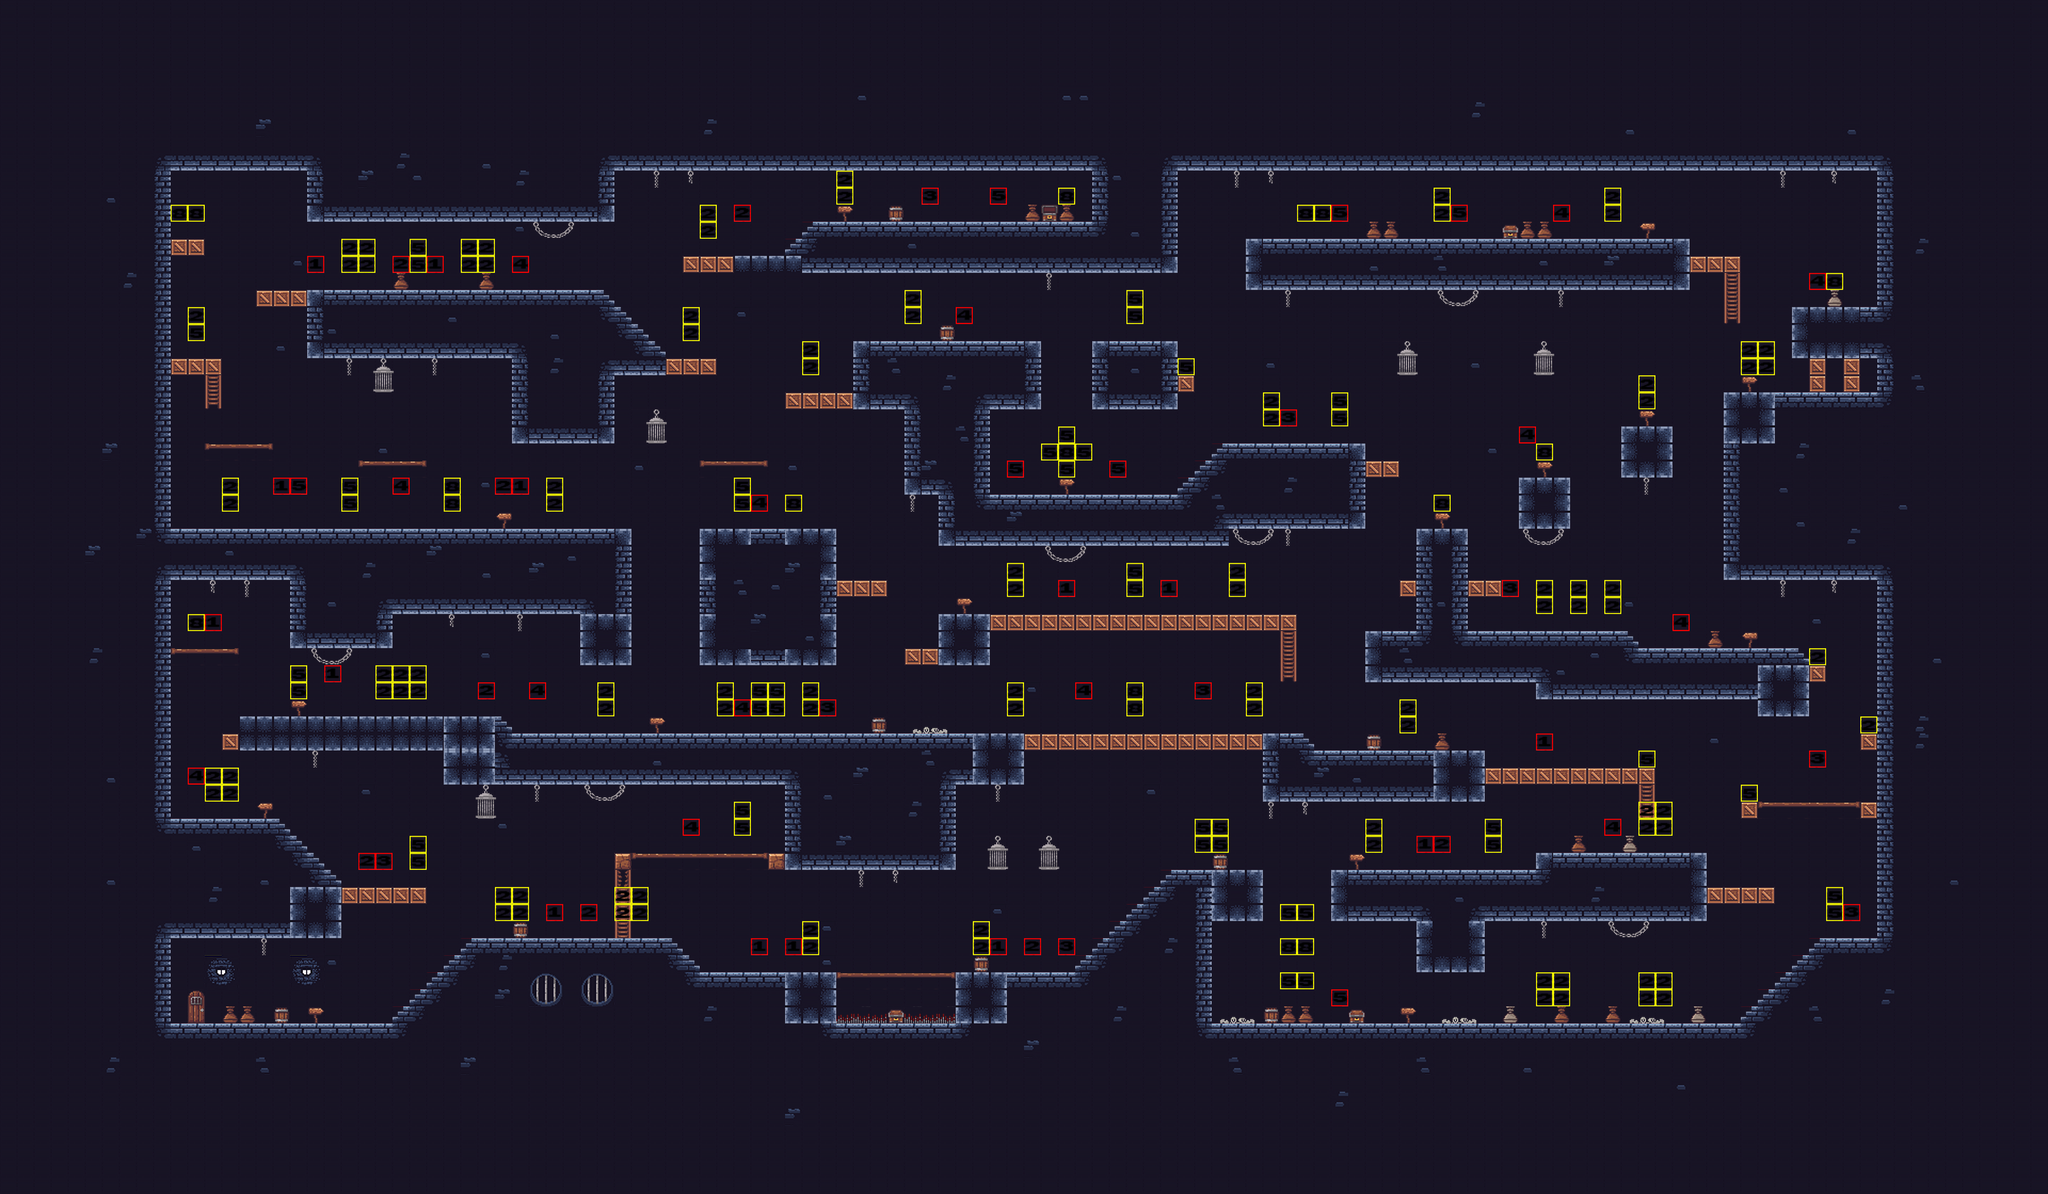

The image is a tile-based game level rendered from a .tmx file. Its description and source (layers, tilesets, objects; grid data summarised) follow:
An orthogonal 120x70 tile map with 32x32 px tiles, 4 tile layers (bg, g, fg, item).

<map version="1.9" tiledversion="1.9.2" orientation="orthogonal" renderorder="right-down" width="120" height="70" tilewidth="32" tileheight="32" infinite="0" nextlayerid="5" nextobjectid="1">
 <editorsettings>
  <export target="dungeon_map.json" format="json" />
 </editorsettings>
 <tileset firstgid="1" name="dungeon_map" tilewidth="32" tileheight="32" tilecount="270" columns="15">
  <image source="dungeon_map.png" width="480" height="576" />
  <tile id="1">
   <properties>
    <property name="atk" type="int" value="5" />
    <property name="def" type="int" value="0" />
    <property name="heal" type="int" value="0" />
    <property name="maxhp" type="int" value="20" />
    <property name="monster" value="01" />
    <property name="rebirth" type="int" value="20" />
    <property name="score" type="int" value="10" />
   </properties>
  </tile>
  <tile id="2">
   <properties>
    <property name="atk" type="int" value="7" />
    <property name="def" type="int" value="2" />
    <property name="heal" type="int" value="1" />
    <property name="maxhp" type="int" value="50" />
    <property name="monster" value="02" />
    <property name="rebirth" type="int" value="20" />
    <property name="score" type="int" value="20" />
   </properties>
  </tile>
  <tile id="3">
   <properties>
    <property name="atk" type="int" value="10" />
    <property name="def" type="int" value="2" />
    <property name="heal" type="int" value="1" />
    <property name="maxhp" type="int" value="100" />
    <property name="monster" value="03" />
    <property name="rebirth" type="int" value="20" />
    <property name="score" type="int" value="30" />
   </properties>
  </tile>
  <tile id="4">
   <properties>
    <property name="atk" type="int" value="15" />
    <property name="def" type="int" value="5" />
    <property name="heal" type="int" value="1" />
    <property name="maxhp" type="int" value="100" />
    <property name="monster" value="04" />
    <property name="rebirth" type="int" value="20" />
    <property name="score" type="int" value="40" />
   </properties>
  </tile>
  <tile id="5">
   <properties>
    <property name="atk" type="int" value="10" />
    <property name="def" type="int" value="15" />
    <property name="heal" type="int" value="2" />
    <property name="maxhp" type="int" value="200" />
    <property name="monster" value="05" />
    <property name="rebirth" type="int" value="30" />
    <property name="score" type="int" value="50" />
   </properties>
  </tile>
  <tile id="8">
   <properties>
    <property name="color" value="grey" />
    <property name="item" value="coin" />
    <property name="score" type="int" value="1" />
   </properties>
  </tile>
  <tile id="9">
   <properties>
    <property name="color" value="blue" />
    <property name="item" value="coin" />
    <property name="score" type="int" value="5" />
   </properties>
  </tile>
  <tile id="10">
   <properties>
    <property name="color" value="yellow" />
    <property name="item" value="coin" />
    <property name="score" type="int" value="10" />
   </properties>
  </tile>
  <tile id="16">
   <properties>
    <property name="collide" type="bool" value="true" />
   </properties>
  </tile>
  <tile id="17">
   <properties>
    <property name="collide" type="bool" value="true" />
   </properties>
  </tile>
  <tile id="18">
   <properties>
    <property name="collide" type="bool" value="true" />
   </properties>
  </tile>
  <tile id="20">
   <properties>
    <property name="collide" type="bool" value="true" />
   </properties>
  </tile>
  <tile id="21">
   <properties>
    <property name="collide" type="bool" value="true" />
   </properties>
  </tile>
  <tile id="31">
   <properties>
    <property name="collide" type="bool" value="true" />
   </properties>
  </tile>
  <tile id="32">
   <properties>
    <property name="collide" type="bool" value="true" />
   </properties>
  </tile>
  <tile id="33">
   <properties>
    <property name="collide" type="bool" value="true" />
   </properties>
  </tile>
  <tile id="35">
   <properties>
    <property name="collide" type="bool" value="true" />
   </properties>
  </tile>
  <tile id="36">
   <properties>
    <property name="collide" type="bool" value="true" />
   </properties>
  </tile>
  <tile id="46">
   <properties>
    <property name="collide" type="bool" value="true" />
   </properties>
  </tile>
  <tile id="47">
   <properties>
    <property name="collide" type="bool" value="true" />
   </properties>
  </tile>
  <tile id="48">
   <properties>
    <property name="collide" type="bool" value="true" />
   </properties>
  </tile>
  <tile id="50">
   <properties>
    <property name="collide" type="bool" value="true" />
   </properties>
  </tile>
  <tile id="51">
   <properties>
    <property name="collide" type="bool" value="true" />
   </properties>
  </tile>
  <tile id="76">
   <properties>
    <property name="collide" type="bool" value="true" />
   </properties>
  </tile>
  <tile id="77">
   <properties>
    <property name="collide" type="bool" value="true" />
   </properties>
  </tile>
  <tile id="78">
   <properties>
    <property name="collide" type="bool" value="true" />
   </properties>
  </tile>
  <tile id="80">
   <properties>
    <property name="collide" type="bool" value="true" />
   </properties>
  </tile>
  <tile id="81">
   <properties>
    <property name="collide" type="bool" value="true" />
   </properties>
  </tile>
  <tile id="91">
   <properties>
    <property name="collide" type="bool" value="true" />
   </properties>
  </tile>
  <tile id="92">
   <properties>
    <property name="collide" type="bool" value="true" />
   </properties>
  </tile>
  <tile id="93">
   <properties>
    <property name="collide" type="bool" value="true" />
   </properties>
  </tile>
  <tile id="106">
   <properties>
    <property name="collide" type="bool" value="true" />
   </properties>
  </tile>
  <tile id="107">
   <properties>
    <property name="collide" type="bool" value="true" />
   </properties>
  </tile>
  <tile id="108">
   <properties>
    <property name="collide" type="bool" value="true" />
   </properties>
  </tile>
  <tile id="136">
   <properties>
    <property name="collide" type="bool" value="true" />
   </properties>
  </tile>
  <tile id="137">
   <properties>
    <property name="collide" type="bool" value="true" />
   </properties>
  </tile>
  <tile id="138">
   <properties>
    <property name="collide" type="bool" value="true" />
   </properties>
  </tile>
  <tile id="145">
   <properties>
    <property name="collide" type="bool" value="true" />
   </properties>
  </tile>
  <tile id="151">
   <properties>
    <property name="collide" type="bool" value="true" />
   </properties>
  </tile>
  <tile id="152">
   <properties>
    <property name="collide" type="bool" value="true" />
   </properties>
  </tile>
  <tile id="153">
   <properties>
    <property name="collide" type="bool" value="true" />
   </properties>
  </tile>
  <tile id="160">
   <properties>
    <property name="collide" type="bool" value="true" />
   </properties>
  </tile>
 </tileset>
 <layer id="3" name="bg" width="120" height="70">
  <data>[8400 cells, 8400 non-empty, 6 distinct tile ids]</data>
 </layer>
 <layer id="1" name="g" width="120" height="70">
  <data>[8400 cells, 5110 non-empty, 46 distinct tile ids]</data>
 </layer>
 <layer id="2" name="fg" width="120" height="70">
  <data>[8400 cells, 170 non-empty, 24 distinct tile ids]</data>
 </layer>
 <layer id="4" name="item" width="120" height="70">
  <data>[8400 cells, 206 non-empty, 8 distinct tile ids]</data>
 </layer>
</map>